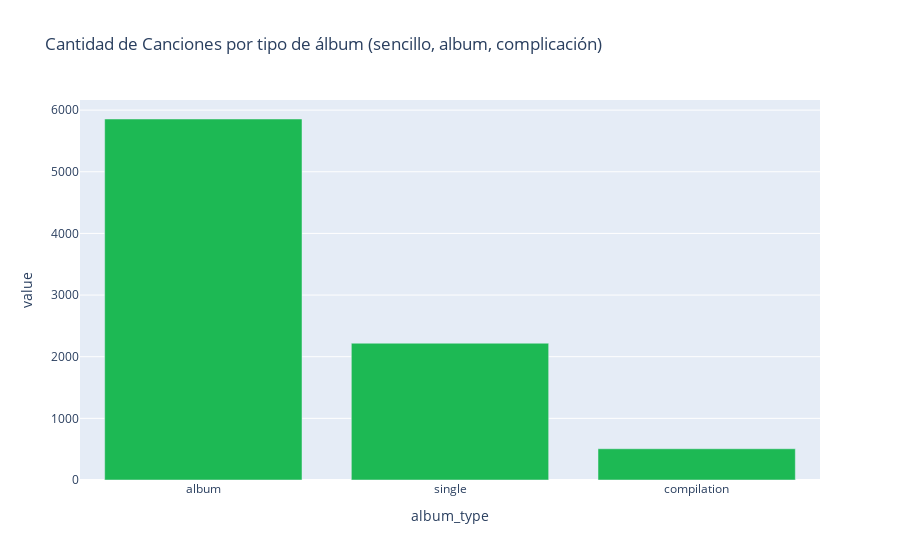

Notebook cell for this chart:
### Markdown cell above
Gráfico 3: Tipo de Album

### Code cell
title3="Cantidad de Canciones por tipo de álbum (sencillo, album, complicación)"
fig3 = px.bar(df["album_type"].value_counts(), title=title3,
    color_discrete_sequence=complementarios)

fig3.update_layout(showlegend=False)
fig3.show()

### Figure 1 — Plotly figure (JSON) as saved in the notebook; plotly's stock layout.template omitted (floating-point values rounded to 4 significant figures)
{"data": [{"hovertemplate": "variable=count<br>album_type=%{x}<br>value=%{y}<extra></extra>", "legendgroup": "count", "marker": {"color": "#1DB954", "pattern": {"shape": ""}}, "name": "count", "orientation": "v", "showlegend": true, "textposition": "auto", "type": "bar", "x": ["album", "single", "compilation"], "xaxis": "x", "y": [5856, 2219, 507], "yaxis": "y"}], "layout": {"barmode": "relative", "legend": {"title": {"text": "variable"}, "tracegroupgap": 0}, "showlegend": false, "title": {"text": "Cantidad de Canciones por tipo de álbum (sencillo, album, complicación)"}, "xaxis": {"anchor": "y", "domain": [0, 1], "title": {"text": "album_type"}}, "yaxis": {"anchor": "x", "domain": [0, 1], "title": {"text": "value"}}}}
